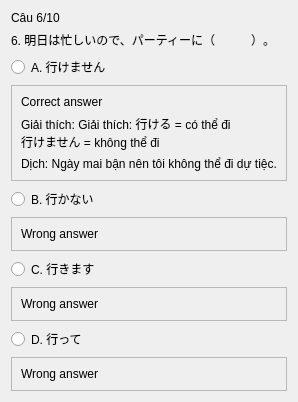
               <widget class="QWidget" name="page_4">
                <layout class="QVBoxLayout" name="verticalLayout_25">
                 <item>
                  <widget class="QLabel" name="label_36">
                   <property name="text">
                    <string>Câu 6/10</string>
                   </property>
                  </widget>
                 </item>
                 <item>
                  <widget class="QLabel" name="label_37">
                   <property name="text">
                    <string>6. 明日は忙しいので、パーティーに（　　　）。</string>
                   </property>
                  </widget>
                 </item>
                 <item>
                  <widget class="QRadioButton" name="radioButton_13">
                   <property name="text">
                    <string>A. 行けません</string>
                   </property>
                  </widget>
                 </item>
                 <item>
                  <widget class="QFrame" name="frame_21">
                   <property name="frameShape">
                    <enum>QFrame::StyledPanel</enum>
                   </property>
                   <property name="frameShadow">
                    <enum>QFrame::Raised</enum>
                   </property>
                   <layout class="QVBoxLayout" name="verticalLayout_26">
                    <item>
                     <widget class="QLabel" name="label_39">
                      <property name="text">
                       <string>Correct answer</string>
                      </property>
                     </widget>
                    </item>
                    <item>
                     <widget class="QLabel" name="label_38">
                      <property name="text">
                       <string>Giải thích: Giải thích: 行ける = có thể đi
行けません = không thể đi</string>
                      </property>
                     </widget>
                    </item>
                    <item>
                     <widget class="QLabel" name="label_40">
                      <property name="text">
                       <string>Dịch: Ngày mai bận nên tôi không thể đi dự tiệc.</string>
                      </property>
                     </widget>
                    </item>
                   </layout>
                  </widget>
                 </item>
                 <item>
                  <widget class="QRadioButton" name="radioButton_14">
                   <property name="text">
                    <string>B. 行かない</string>
                   </property>
                  </widget>
                 </item>
                 <item>
                  <widget class="QFrame" name="frame_22">
                   <property name="frameShape">
                    <enum>QFrame::StyledPanel</enum>
                   </property>
                   <property name="frameShadow">
                    <enum>QFrame::Raised</enum>
                   </property>
                   <layout class="QVBoxLayout" name="verticalLayout_27">
                    <item>
                     <widget class="QLabel" name="label_41">
                      <property name="text">
                       <string>Wrong answer</string>
                      </property>
                     </widget>
                    </item>
                   </layout>
                  </widget>
                 </item>
                 <item>
                  <widget class="QRadioButton" name="radioButton_15">
                   <property name="text">
                    <string>C. 行きます</string>
                   </property>
                  </widget>
                 </item>
                 <item>
                  <widget class="QFrame" name="frame_23">
                   <property name="frameShape">
                    <enum>QFrame::StyledPanel</enum>
                   </property>
                   <property name="frameShadow">
                    <enum>QFrame::Raised</enum>
                   </property>
                   <layout class="QVBoxLayout" name="verticalLayout_28">
                    <item>
                     <widget class="QLabel" name="label_42">
                      <property name="text">
                       <string>Wrong answer</string>
                      </property>
                     </widget>
                    </item>
                   </layout>
                  </widget>
                 </item>
                 <item>
                  <widget class="QRadioButton" name="radioButton_16">
                   <property name="text">
                    <string>D. 行って</string>
                   </property>
                  </widget>
                 </item>
                 <item>
                  <widget class="QFrame" name="frame_24">
                   <property name="frameShape">
                    <enum>QFrame::StyledPanel</enum>
                   </property>
                   <property name="frameShadow">
                    <enum>QFrame::Raised</enum>
                   </property>
                   <layout class="QVBoxLayout" name="verticalLayout_29">
                    <item>
                     <widget class="QLabel" name="label_43">
                      <property name="text">
                       <string>Wrong answer</string>
                      </property>
                     </widget>
                    </item>
                   </layout>
                  </widget>
                 </item>
                </layout>
               </widget>
